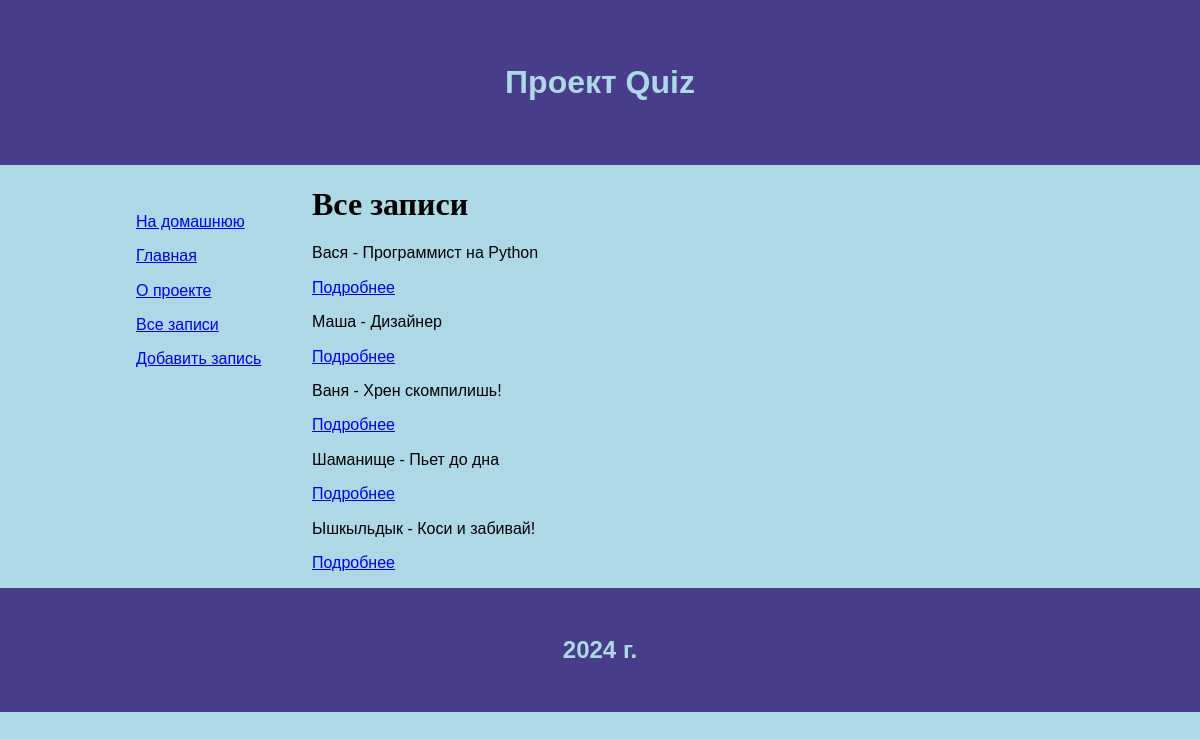
Screenshot of /users with the database file from the repository.
### model/user.py (models this page shows)
class User(db.Model):
    id = db.Column(db.Integer, primary_key=True)
    name = db.Column(db.String(255), nullable=False)
    description = db.Column(db.Text, nullable=True)
    date = db.Column(db.Date, default=datetime.utcnow)
    city_id = db.Column(db.Integer, db.ForeignKey(City.id), nullable=True)

### control.py (the view)
@app.route("/users")
def users():
    users = User.query.all()
    return render_template('users.html', data=users)

### templates/users.html (shortened to what this page needs)
{% extends 'base/main.html' %}
{% block content %}
    <h1>Все записи</h1>
    {% if data %}
        {% for i in data %}
            <p>{{ i.name }} - {{ i.description }}</p>
            <p><a href="/user/{{i.id}}">Подробнее</a></p>
        {% endfor %}
    {% else %}
        <p>Данные отсутствуют</p>
    {% endif %}
{% endblock %}

### static/css/style.css (style rules this page uses)
body { background: lightblue; font-family: Verdana, Geneva, sans-serif; color: black; font-size: 1em; }
h1, h2 { font-family: 'Times New Roman', Times, serif; }

### rows the page displays
User: name "Вася", description "Программист на Python"
User: name "Маша", description "Дизайнер"
User: name "Ваня", description "Хрен скомпилишь!"
User: name "Шаманище", description "Пьет до дна"
User: name "Ышкыльдык", description "Коси и забивай!"
